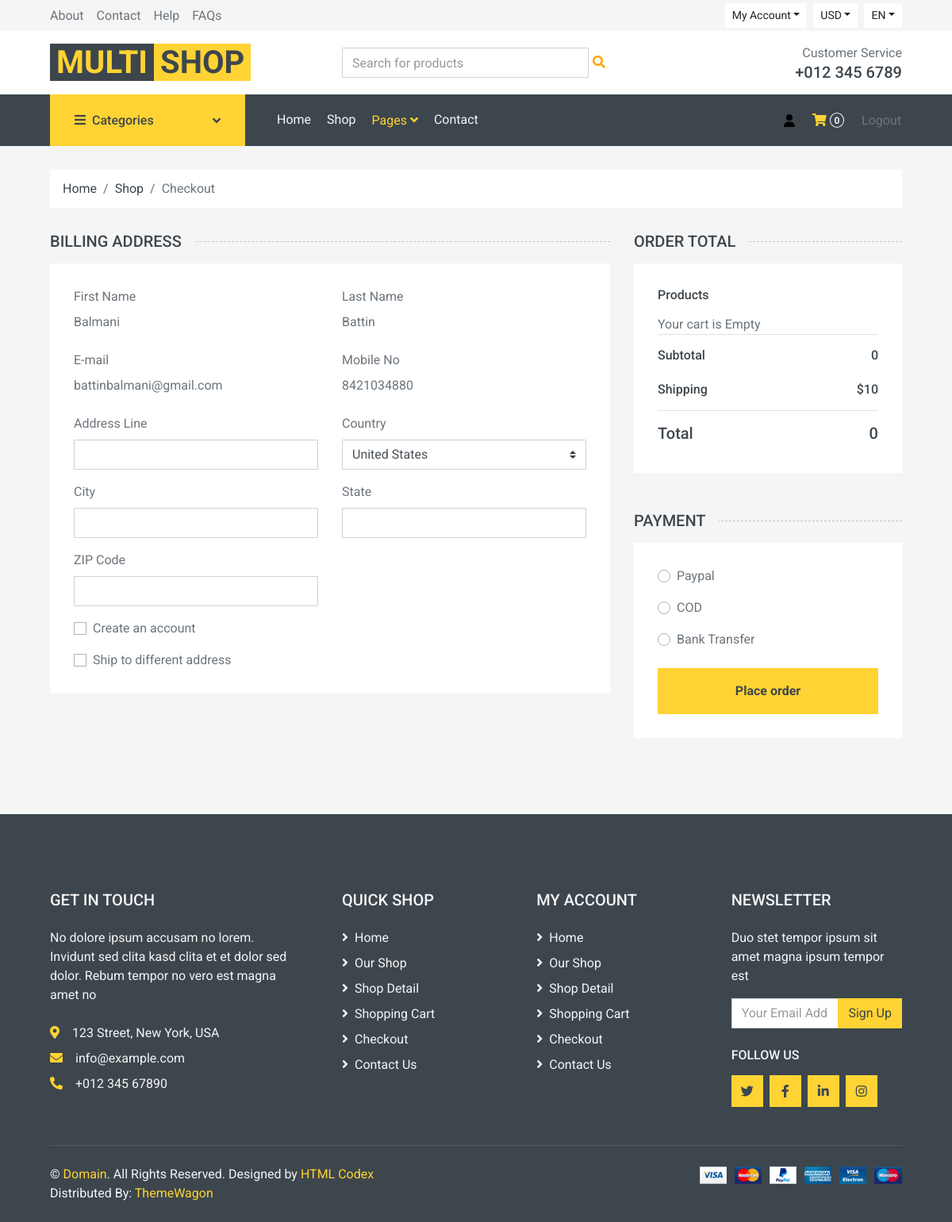
The app's page /multishop-1.0.0/checkout.php (signed in) with its own data.
### tables this page shows
CREATE TABLE `register` (
  `id` int(11) NOT NULL,
  `fname` text NOT NULL,
  `lname` text NOT NULL,
  `email` varchar(256) NOT NULL,
  `password` varchar(256) NOT NULL,
  `mobile` bigint(11) NOT NULL,
  `img` varchar(256) NOT NULL
);

### multishop-1.0.0/checkout.php (the view, shortened to what the rows shown need)
<!DOCTYPE html>
<html lang="en">
<head>
    <link href="https://cdnjs.cloudflare.com/ajax/libs/font-awesome/5.10.0/css/all.min.css" rel="stylesheet">
    <link href="lib/animate/animate.min.css" rel="stylesheet">
    <link href="lib/owlcarousel/assets/owl.carousel.min.css" rel="stylesheet">
    <link href="css/style.css" rel="stylesheet">
</head>
<body>
<?php
    $con=mysqli_connect("localhost","root","","task");
    $email=$_SESSION['username'];
    $sql1="select * from register where email='$email'";
    $rs=mysqli_query($con,$sql1);
    while($rw=mysqli_fetch_row($rs))
    {
?>
    <form action="proceedorder.php" method="post">
    <div class="container-fluid">
        <div class="row px-xl-5">
            <div class="col-lg-8">
                <h5 class="section-title position-relative text-uppercase mb-3"><span class="bg-secondary pr-3">Billing Address</span></h5>
                <div class="bg-light p-30 mb-5">
                    <div class="row">
                        <div class="col-md-6 form-group">
                            <label>First Name</label><br>
                            <label><?php echo $rw[1];?></label>
                        </div>
                        <div class="col-md-6 form-group">
                            <label>Last Name</label><br>
                            <label><?php echo $rw[2];?></label>
                        </div>
                        <div class="col-md-6 form-group">
                            <label>E-mail</label><br>
                            <label><?php echo $rw[3];?></label>
                        </div>
                        <div class="col-md-6 form-group">
                            <label>Mobile No</label><br>
                            <label><?php echo $rw[5];?></label>
                        </div>
                        <?php
                    }
                    ?>
                    </div>
                </div>
            </div>
        </div>
    </div>
</form>
</body>
</html>

### records on screen
register: fname "Balmani", lname "Battin", email "battinbalmani@gmail.com", mobile "8421034880"

### other values on screen
$c "0"
$total "0"
